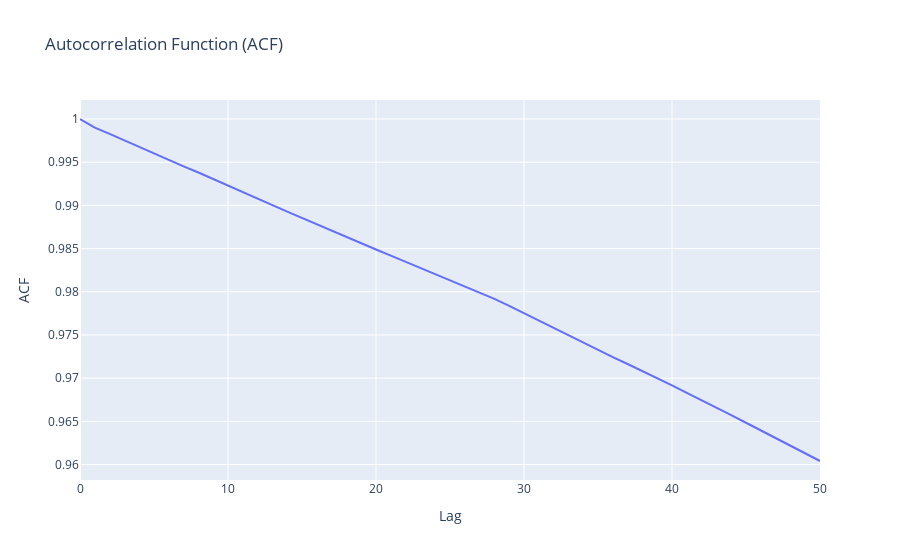
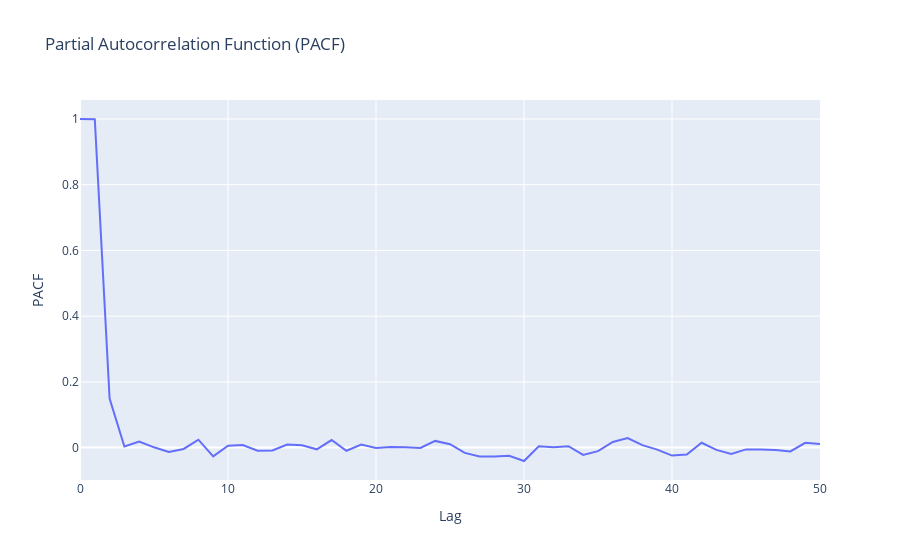

The notebook cell saved with these charts, in order:
### Markdown cell above
1.Parameter Selection for ARIMA: Utilize ACF and PACF plots to estimate initial parameters (p, d, q) for the ARIMA model for one or more currency time series.

### Code cell
from statsmodels.tsa.stattools import acf, pacf
import numpy as np

# Calculate ACF and PACF
lags = 50
acf_values = acf(df['Ex_rate'], nlags=lags)
pacf_values = pacf(df['Ex_rate'], nlags=lags)

# Create ACF trace
acf_trace = go.Scatter(x=np.arange(len(acf_values)), y=acf_values, mode='lines', name='ACF')

# Create PACF trace
pacf_trace = go.Scatter(x=np.arange(len(pacf_values)), y=pacf_values, mode='lines', name='PACF')

# Create figure for ACF
fig_acf = go.Figure(data=[acf_trace])
fig_acf.update_layout(title='Autocorrelation Function (ACF)',
                      xaxis_title='Lag',
                      yaxis_title='ACF')

# Create figure for PACF
fig_pacf = go.Figure(data=[pacf_trace])
fig_pacf.update_layout(title='Partial Autocorrelation Function (PACF)',
                       xaxis_title='Lag',
                       yaxis_title='PACF')

# Show ACF and PACF plots
fig_acf.show()
fig_pacf.show()

### Figure 1 — Plotly figure (JSON) as saved in the notebook; plotly's stock layout.template omitted (floating-point values rounded to 4 significant figures)
{"data": [{"mode": "lines", "name": "ACF", "type": "scatter", "x": [0, 1, 2, 3, 4, 5, 6, 7, 8, 9, 10, 11, 12, 13, 14, 15, 16, 17, 18, 19, 20, 21, 22, 23, 24, 25, 26, 27, 28, 29, 30, 31, 32, 33, 34, 35, 36, 37, 38, 39, 40, 41, 42, 43, 44, 45, 46, 47, 48, 49, 50], "y": [1, 0.999, 0.9983, 0.9975, 0.9968, 0.996, 0.9953, 0.9945, 0.9938, 0.993, 0.9923, 0.9915, 0.9908, 0.99, 0.9893, 0.9885, 0.9878, 0.9871, 0.9863, 0.9856, 0.9849, 0.9842, 0.9835, 0.9827, 0.9821, 0.9814, 0.9807, 0.9799, 0.9792, 0.9784, 0.9775, 0.9767, 0.9758, 0.975, 0.9741, 0.9733, 0.9724, 0.9716, 0.9708, 0.97, 0.9692, 0.9683, 0.9675, 0.9666, 0.9657, 0.9648, 0.964, 0.9631, 0.9622, 0.9613, 0.9604]}], "layout": {"autosize": true, "title": {"text": "Autocorrelation Function (ACF)"}, "xaxis": {"autorange": true, "range": [0, 50], "title": {"text": "Lag"}, "type": "linear"}, "yaxis": {"autorange": true, "range": [0.9582, 1.002], "title": {"text": "ACF"}, "type": "linear"}}}

### Figure 2 — Plotly figure (JSON) as saved in the notebook; plotly's stock layout.template omitted (floating-point values rounded to 4 significant figures)
{"data": [{"mode": "lines", "name": "PACF", "type": "scatter", "x": [0, 1, 2, 3, 4, 5, 6, 7, 8, 9, 10, 11, 12, 13, 14, 15, 16, 17, 18, 19, 20, 21, 22, 23, 24, 25, 26, 27, 28, 29, 30, 31, 32, 33, 34, 35, 36, 37, 38, 39, 40, 41, 42, 43, 44, 45, 46, 47, 48, 49, 50], "y": [1, 0.9991, 0.1494, 0.003412, 0.01845, 0.00088, -0.01345, -0.004159, 0.02404, -0.02671, 0.005518, 0.007883, -0.009411, -0.008945, 0.009182, 0.006902, -0.005233, 0.02294, -0.009697, 0.009326, -0.001123, 0.001694, 0.001129, -0.001101, 0.02033, 0.01016, -0.01617, -0.02672, -0.02741, -0.02508, -0.04078, 0.00376, 0.0009243, 0.004152, -0.02242, -0.01068, 0.01723, 0.0289, 0.007594, -0.006095, -0.02431, -0.02122, 0.01478, -0.007015, -0.01967, -0.00547, -0.005794, -0.007062, -0.01149, 0.01456, 0.01104]}], "layout": {"autosize": true, "title": {"text": "Partial Autocorrelation Function (PACF)"}, "xaxis": {"autorange": true, "range": [0, 50], "title": {"text": "Lag"}, "type": "linear"}, "yaxis": {"autorange": true, "range": [-0.0986, 1.058], "title": {"text": "PACF"}, "type": "linear"}}}
